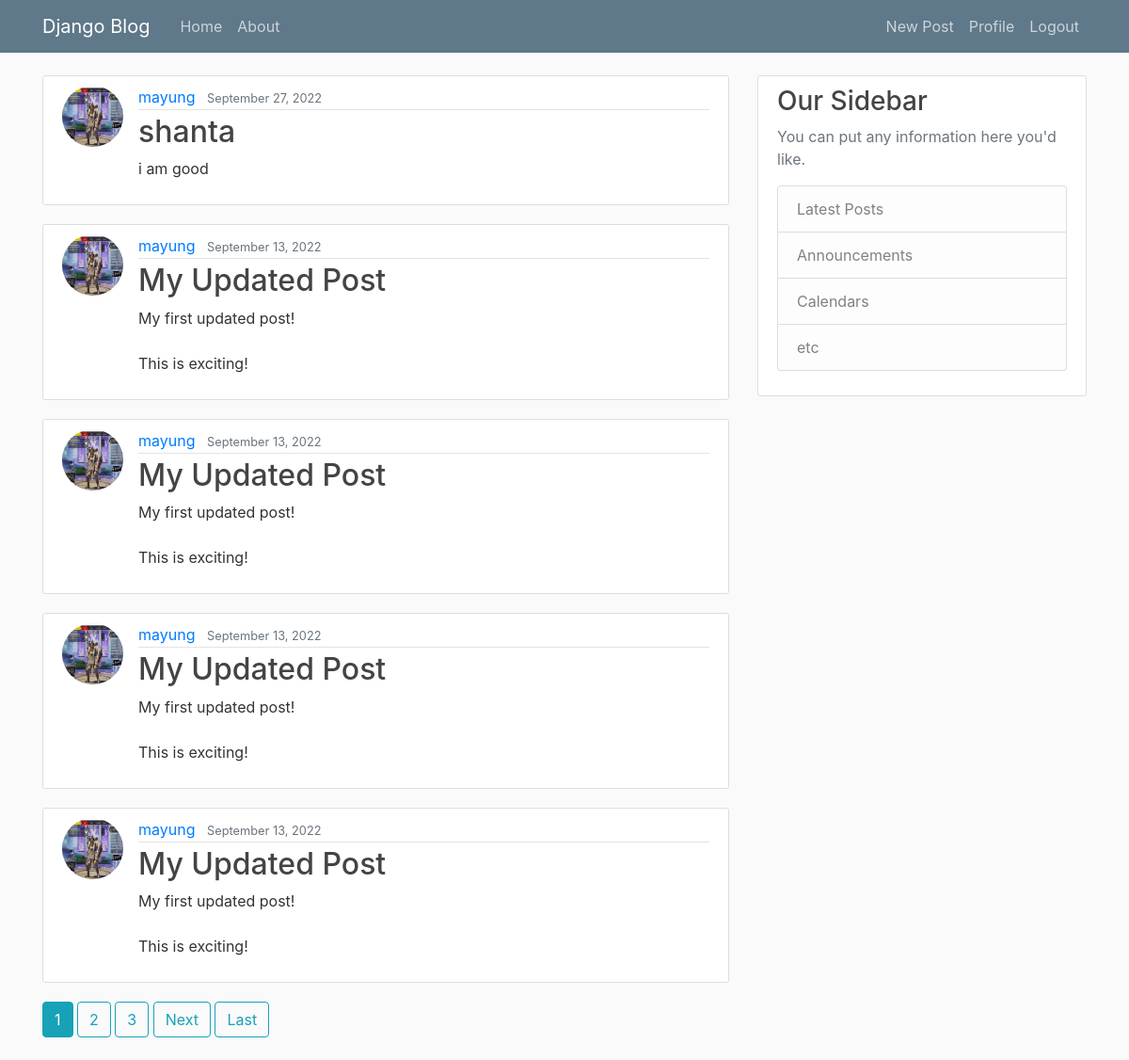
The app's page / (signed in) with its own data.
### blog/models.py (models this page shows, shortened)
class Post(models.Model):
    title=models.CharField(max_length=100)
    content = models.TextField()
    date_posted = models.DateTimeField(default=timezone.now)
    author = models.ForeignKey(User, on_delete=models.CASCADE)

### users/models.py (models this page shows, shortened)
class Profile(models.Model):
    user=models.OneToOneField(User,on_delete=models.CASCADE)
    image=models.ImageField(default='default.jpg', upload_to='profile_pics')

### blog/views.py (the view)
# urls.py: path('', PostListView.as_view(), name='blog-name'),
class PostListView(ListView):
    model = Post
    template_name = 'blog/home.html'
    context_object_name = 'posts'
    ordering = ['-date_posted']
    paginate_by = 5

### blog/templates/blog/home.html (shortened to what this page needs)
{% extends "blog/base.html" %}
{% block content %}
    {% for post in posts %}
       <article class="media content-section">
           <img class="rounded-circle article-img" src="{{ post.author.profile.image.url }}">
           <div class="media-body">
            <div class="article-metadata">
                <a class="mr-2" href="{%url 'user-posts' post.author.username %}">{{ post.author }}</a>
                <small class="text-muted">{{ post.date_posted|date:'F d, Y' }}</small>
            </div>
            <h2><a class="article-title" href="{% url 'post-detail' post.id %}">{{ post.title }}</a></h2>
            <p class="article-content">{{ post.content }}</p>
            </div>
       </article>
    {% endfor %}
    {% for num in page_obj.paginator.page_range %}
        {% if page_obj.number == num %}
          <a class="btn btn-info mb-4" href="?page={{ num }}">{{ num }}</a>
        {% elif num > page_obj.number|add:'-3' and num < page_obj.number|add:'3' %}
          <a class="btn btn-outline-info mb-4" href="?page={{ num }}">{{ num }}</a>
        {% endif %}
    {% endfor %}
    {% if page_obj.has_next %}
        <a class="btn btn-outline-info mb-4" href="?page={{ page_obj.next_page_number }}">Next</a>
        <a class="btn btn-outline-info mb-4" href="?page={{ page_obj.paginator.num_pages }}">Last</a>
    {% endif %}
{% endblock content %}

### blog/static/blog/main.css (style rules this page uses)
body { background: #fafafa; color: #333333; margin-top: 5rem; }
h1, h2, h3, h4, h5, h6 { color: #444444; }
.content-section { background: #ffffff; padding: 10px 20px; border: 1px solid #dddddd; border-radius: 3px; margin-bottom: 20px; }
.article-title { color: #444444; }
.article-content { white-space: pre-line; }
.article-img { height: 65px; width: 65px; margin-right: 16px; }
.article-metadata { padding-bottom: 1px; margin-bottom: 4px; border-bottom: 1px solid #e3e3e3 }

### records on screen
Post: author.profile.image (picture), author "mayung", date_posted "September 27, 2022", title "shanta", content "i am good"
Post: author.profile.image (picture), author "mayung", date_posted "September 13, 2022", title "My Updated Post", content "My first updated post! This is exciting!"
Post: author.profile.image (picture), author "mayung", date_posted "September 13, 2022", title "My Updated Post", content "My first updated post! This is exciting!"
Post: author.profile.image (picture), author "mayung", date_posted "September 13, 2022", title "My Updated Post", content "My first updated post! This is exciting!"
Post: author.profile.image (picture), author "mayung", date_posted "September 13, 2022", title "My Updated Post", content "My first updated post! This is exciting!"

### other values on screen
{{ num }} "1"
{{ num }} "2" "3"
